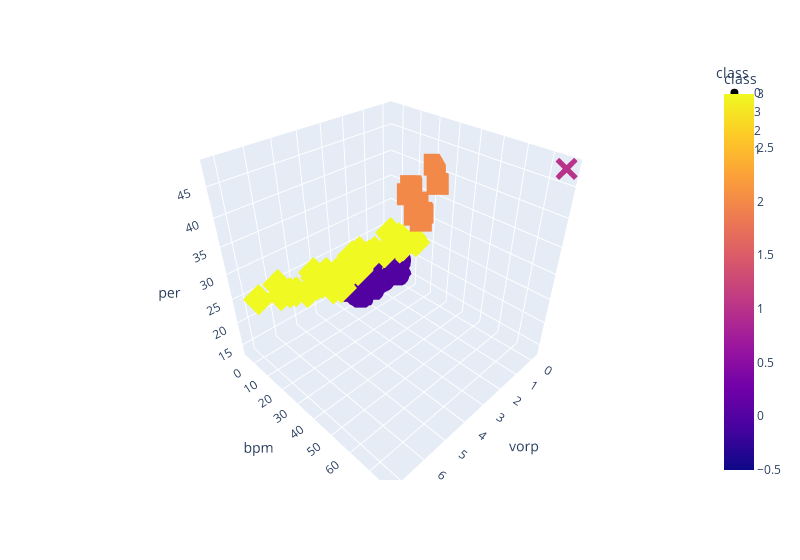

Write notebook code for a chart like this one.
### Code cell
as_four = get_clusters(4, all_stars)

# Plotting Class 1
fig = px.scatter_3d(
    as_four,
    x="vorp",
    y="bpm",
    z="per",
    color="class",
    symbol="class",
    hover_name = as_four.index,
    width=800,
)
fig.update_layout(hovermode='x unified')

fig.show()

### Figure 1 — Plotly figure (JSON) as saved in the notebook; plotly's stock layout.template omitted (floating-point values rounded to 4 significant figures; data arrays with more than 128 entries replaced by an {"elided": "..."} marker saying what was removed)
{"data": [{"hovertemplate": "<b>%{hovertext}</b><br><br>class=%{marker.color}<br>vorp=%{x}<br>bpm=%{y}<br>per=%{z}<extra></extra>", "hovertext": {"elided": "200 str values"}, "legendgroup": "0", "marker": {"color": {"elided": "200 int values"}, "coloraxis": "coloraxis", "symbol": "circle"}, "mode": "markers", "name": "0", "scene": "scene", "showlegend": true, "x": {"elided": "200 float values"}, "y": {"elided": "200 float values"}, "z": {"elided": "200 float values"}, "type": "scatter3d"}, {"hovertemplate": "<b>%{hovertext}</b><br><br>class=%{marker.color}<br>vorp=%{x}<br>bpm=%{y}<br>per=%{z}<extra></extra>", "hovertext": ["Andre Drummond", "Anthony Brown", "Anthony Davis", "Ben Simmons", "Boban Marjanović", "Bradley Beal", "Chris Paul", "Clint Capela", "Damian Lillard", "DeMar DeRozan", "DeMarcus Cousins", "Edy Tavares", "Enes Freedom", "Giannis Antetokounmpo", "Grant Riller", "Hassan Whiteside", "James Harden", "Jimmy Butler", "Joel Embiid", "Jonas Valančiūnas", "Karl-Anthony Towns", "Kawhi Leonard", "Kemba Walker", "Kevin Durant", "Kyrie Irving", "LeBron James", "Luka Dončić", "Mitchell Robinson", "Montrezl Harrell", "Nikola Jokić", "Nikola Vučević", "Paul George", "Robert Williams", "Rudy Gobert", "Russell Westbrook", "Scott Machado", "Shawn Long", "Stephen Curry", "Tacko Fall", "Trae Young", "Zion Williamson"], "legendgroup": "3", "marker": {"color": [3, 3, 3, 3, 3, 3, 3, 3, 3, 3, 3, 3, 3, 3, 3, 3, 3, 3, 3, 3, 3, 3, 3, 3, 3, 3, 3, 3, 3, 3, 3, 3, 3, 3, 3, 3, 3, 3, 3, 3, 3], "coloraxis": "coloraxis", "symbol": "diamond"}, "mode": "markers", "name": "3", "scene": "scene", "showlegend": true, "x": [1.92, -0.05, 4.8, 3.35, 0.46, 3.14, 3.86, 2.02, 5.6, 2.72, 2.45, 0, 1.32, 6.4, 0, 1.64, 7.2, 4.4, 2.8, 1.72, 4.24, 4.34, 3.42, 4.75, 3.64, 5.94, 4.633, 1.367, 1.92, 6.32, 3.38, 3.8, 1, 3.76, 5.06, 0, 0.2, 4.2, 0.1, 2.333, 2.35], "y": [1.2, 13.05, 6.96, 3.65, 2.32, 2.94, 5.74, 2.34, 6.48, 2.38, 3.725, 3.3, 1.4, 8.88, 5.1, 1.48, 9.28, 5.98, 4.98, 2.16, 5.62, 8.58, 3.8, 7.225, 6.22, 8.16, 6.367, 2.2, 2.7, 8.56, 4.04, 4.46, 4.3, 4.34, 5.56, 5.5, 1.2, 6.76, 3.85, 2.333, 3.95], "z": [21.72, 24.55, 27.24, 19.68, 25.62, 21.04, 22.68, 22.92, 25.1, 21.64, 21.55, 21.3, 22.96, 29.08, 23.6, 22.88, 28.28, 23.82, 25.84, 22.72, 25.34, 26.46, 20.26, 26.05, 24.58, 26.18, 24.17, 21.07, 22.64, 26.64, 21.82, 20.76, 22.53, 22.76, 23.38, 22.2, 24.1, 25.04, 24, 21.3, 25.6], "type": "scatter3d"}, {"hovertemplate": "<b>%{hovertext}</b><br><br>class=%{marker.color}<br>vorp=%{x}<br>bpm=%{y}<br>per=%{z}<extra></extra>", "hovertext": ["David Stockton", "Jarnell Stokes", "Jordan Sibert", "Shamorie Ponds", "Trevon Duval", "Troy Caupain", "Vince Hunter", "Zhou Qi"], "legendgroup": "2", "marker": {"color": [2, 2, 2, 2, 2, 2, 2, 2], "coloraxis": "coloraxis", "symbol": "square"}, "mode": "markers", "name": "2", "scene": "scene", "showlegend": true, "x": [0, 0, 0, 0, 0, 0.1, 0, -0.15], "y": [7.9, 16.8, 16, 13.7, 24.4, 13.3, 9.7, 20.95], "z": [33.9, 31.5, 29.7, 33.1, 38.3, 30.7, 35.8, 41.15], "type": "scatter3d"}, {"hovertemplate": "<b>%{hovertext}</b><br><br>class=%{marker.color}<br>vorp=%{x}<br>bpm=%{y}<br>per=%{z}<extra></extra>", "hovertext": ["Naz Mitrou-Long"], "legendgroup": "1", "marker": {"color": [1], "coloraxis": "coloraxis", "symbol": "x"}, "mode": "markers", "name": "1", "scene": "scene", "showlegend": true, "x": [-0.03333], "y": [77.37], "z": [47.93], "type": "scatter3d"}], "layout": {"scene": {"domain": {"x": [0, 1], "y": [0, 1]}, "xaxis": {"title": {"text": "vorp"}}, "yaxis": {"title": {"text": "bpm"}}, "zaxis": {"title": {"text": "per"}}}, "coloraxis": {"colorbar": {"title": {"text": "class"}}, "colorscale": [[0, "#0d0887"], [0.1111, "#46039f"], [0.2222, "#7201a8"], [0.3333, "#9c179e"], [0.4444, "#bd3786"], [0.5556, "#d8576b"], [0.6667, "#ed7953"], [0.7778, "#fb9f3a"], [0.8889, "#fdca26"], [1, "#f0f921"]]}, "legend": {"title": {"text": "class"}, "tracegroupgap": 0}, "margin": {"t": 60}, "width": 800, "hovermode": "x unified"}}
